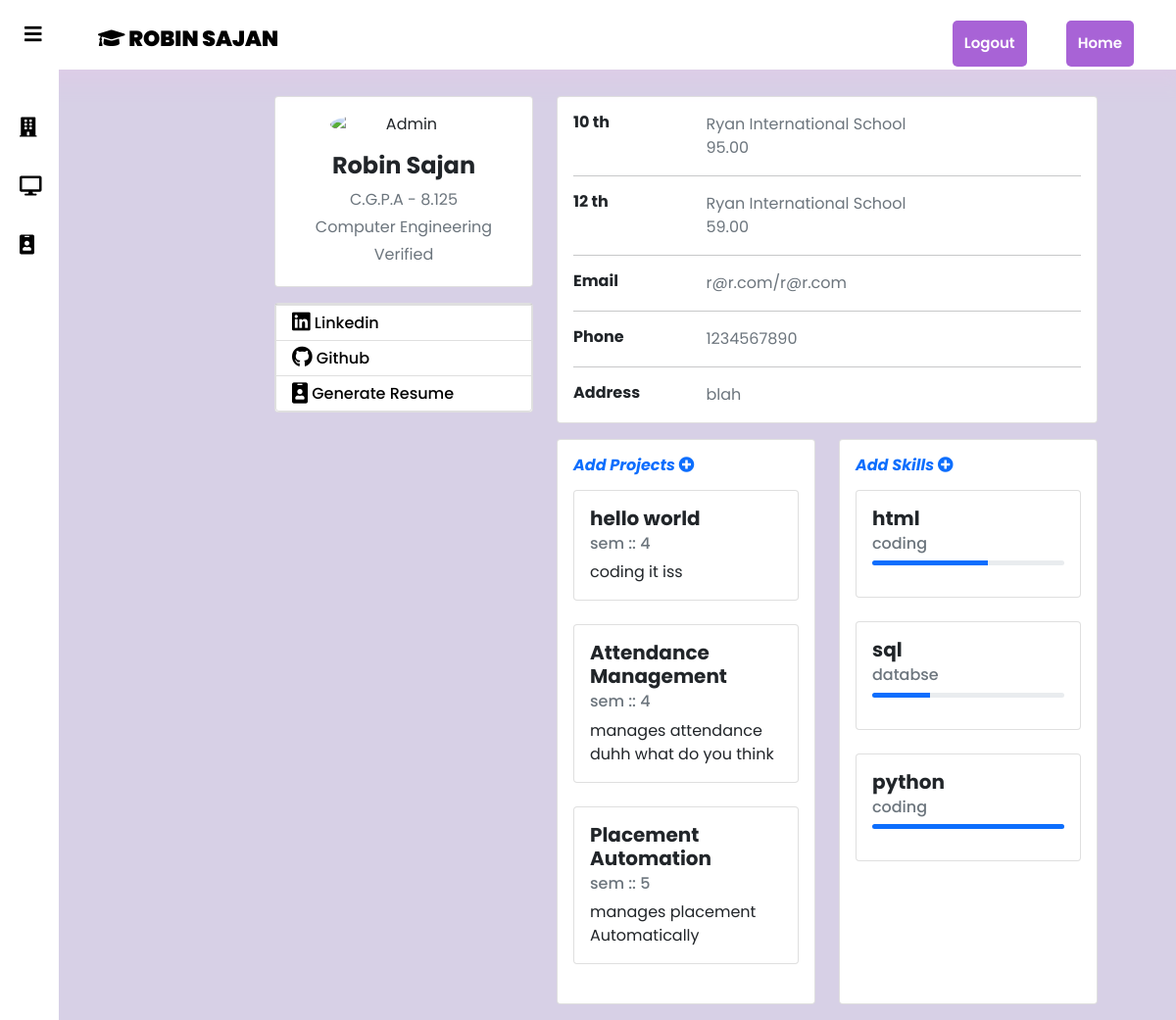
The page /student/profile/1/ (signed in) on the database its author committed.
### account/models.py (models this page shows)
class CustomUser(AbstractBaseUser, PermissionsMixin):
    email = models.EmailField(_('email address'), unique=True)
    first_name=models.CharField(max_length=50)
    last_name=models.CharField(max_length=50)
    user_type=models.CharField(max_length=100,choices=choice_list,default='student')
    is_staff = models.BooleanField(default=False)
    is_active = models.BooleanField(default=True)
    date_joined = models.DateTimeField(default=timezone.now)
    USERNAME_FIELD = 'email'
    REQUIRED_FIELDS = []
    objects = CustomUserManager()
    def __str__(self):
        return self.email

### student/models.py (models this page shows, shortened)
class StudentResume(models.Model):
    user=models.OneToOneField(get_user_model(),null=True,on_delete=models.CASCADE)
    phone_no=models.CharField(max_length=10)
    email2=models.EmailField()
    address=models.TextField()
    addmission_no=models.CharField(max_length=11,default=00000000)
    dob=models.DateField()
    gender=models.CharField(max_length=20,choices=gender_choice_list)
    branch=models.CharField(max_length=300,choices=branch_names)
    college=models.CharField(max_length=200,default="Pillai College Of Engineering")
    ssc=models.DecimalField(max_digits=5,decimal_places=2,default=0.00)
    ssc_college=models.CharField(max_length=200)
    hsc=models.DecimalField(max_digits=5,decimal_places=2,default=0.00)
    hsc_college=models.CharField(max_length=200,default="null")
    diploma=models.DecimalField(max_digits=5,decimal_places=2,default=0.00)
    diploma_college=models.CharField(max_length=200,default="null")
    sem1=models.DecimalField(max_digits=5,decimal_places=2,default=0.00,null=True)
    sem2=models.DecimalField(max_digits=5,decimal_places=2,default=0.00,null=True)
    sem3=models.DecimalField(max_digits=5,decimal_places=2,default=0.00,null=True)
    sem4=models.DecimalField(max_digits=5,decimal_places=2,default=0.00,null=True)
    sem5=models.DecimalField(max_digits=5,decimal_places=2,default=0.00,null=True)
    sem6=models.DecimalField(max_digits=5,decimal_places=2,default=0.00,null=True)
    sem7=models.DecimalField(max_digits=5,decimal_places=2,default=0.00,null=True)
    sem8=models.DecimalField(max_digits=5,decimal_places=2,default=0.00,null=True)
    attendance=models.DecimalField(max_digits=5,decimal_places=2,default=0.00)
    Backlogs=models.IntegerField(default=0.0)
    career_obj=models.TextField()
    linkden_url=models.CharField(max_length=100,null=True)
    github_url=models.CharField(max_length=100,null=True)
    is_verified=models.BooleanField(default=False)
    is_notified=models.BooleanField(default=False)

class ProjectList(models.Model):
    user=models.ForeignKey(get_user_model(),on_delete=models.CASCADE)
    project_title=models.CharField(max_length=200)
    project_description=models.TextField()
    semester=models.CharField(max_length=3, choices=semester_choice,default='3')

class SkillList(models.Model):
    user=models.ForeignKey(get_user_model(),on_delete=models.CASCADE)
    skill_name=models.CharField(max_length=125)
    skill_type=models.CharField(max_length=50)
    skill_level=models.CharField(max_length=25,choices=skill_level_list)

### student/views.py (the view)
# urls.py: path('profile/<int:key>/',Profile_view,name="student-profile"),
def Profile_view(request,key):
    User=get_user_model().objects.get(id=key)
    sd=StudentResume.objects.get(user=User)
    project_list=ProjectList.objects.filter(user=User)
    skill_list=SkillList.objects.filter(user=User)
    cgpa=int(sd.sem1)+int(sd.sem2)+int(sd.sem3)+int(sd.sem4)+int(sd.sem5)+int(sd.sem6)+int(sd.sem7)+int(sd.sem8)
    cgpa=cgpa/8
    context={
        'User':User,
        'project_list':project_list,
        'skill_list':skill_list,
        'cgpa':cgpa,
    }
    return render(request,'student/student_profile.html',context)

### student/templates/student/student_profile.html (shortened to what this page needs)
<!doctype html>
<html lang="en">
  <head>
    <link href="https://cdn.jsdelivr.net/npm/bootstrap@5.0.0-beta3/dist/css/bootstrap.min.css" rel="stylesheet">
    <link rel="stylesheet" href="https://cdnjs.cloudflare.com/ajax/libs/font-awesome/5.15.3/css/all.min.css" />
    {%load static%}
    <link rel="stylesheet" href="{% static 'student/css/student.css'%}">
    <link rel="stylesheet" href="https://cdnjs.cloudflare.com/ajax/libs/font-awesome/5.12.1/css/all.min.css">
    <link rel="stylesheet" href="https://cdn.jsdelivr.net/npm/pixeden-stroke-7-icon@1.2.3/pe-icon-7-stroke/dist/pe-icon-7-stroke.min.css">
  </head>
  <body style="font-family: 'Poppins', sans-serif;">
    <header style="z-index:1">
        <label for="check">
          <i class="fa fa-bars" aria-hidden="true" id="sidebar_btn"></i>
        </label>
        {%if request.user.is_authenticated and request.user.id == User.id%}
        <div class="left_area">
            <h3><span><i class="fa fa-graduation-cap" aria-hidden="true"></i>  {{User.first_name}} {{User.last_name}}</span></h3>
          </div>
        {%else%}
        <div class="left_area">
            <h3><span> 404</span></h3>
          </div>
        {%endif%}
        <div class="right_area">
            <a href="{% url 'back-home' %}" class="logout_btn">Home</a>
          </div>
        <div class="right_area">
          <a href="{% url 'logout' %}" class="logout_btn">Logout</a>
        </div>
    </header>
    {%if request.user.is_authenticated and request.user.id == User.id%}
    <div class="sidebar" style="z-index:1">
        <a href="{% url 'job-list-view' %}"><i class="fa fa-building" aria-hidden="true"></i><span>Jobs</span></a>
        <a id="active-link" href="#"><i class="fas fa-desktop"></i><span>Forum</span></a>
        {% if User.studentresume %}
            <a href="{% url 'edit-resume' User.studentresume.id%}"><i class="fa fa-id-badge" aria-hidden="true"></i><span>Resume</span></a>
        {%else%}
            <a href="{% url 'student-resume' %}"><i class="fa fa-id-badge" aria-hidden="true"></i><span>Resume</span></a>
        {%endif%}
        </div>
      {%if User.studentresume %}
        <br><br>
        <div class="container" style="padding: 50px 50px 0px 250px;z-index:7">
        <div class="main-body">
              <div class="row gutters-sm">
                <div class="col-md-4 mb-3">
                  <div class="card">
                    <div class="card-body">
                      <div class="d-flex flex-column align-items-center text-center">
                        <img src="https://bootdey.com/img/Content/avatar/avatar7.png" alt="Admin" class="rounded-circle" width="150">
                        <div class="mt-3">
                          <h4 style="text-transform: capitalize;"><b>{{User.first_name}} {{User.last_name}}</b></h4>
                          <p class="text-secondary mb-1">C.G.P.A - {{cgpa}}</p>
                          <p class="text-secondary mb-1">{{User.studentresume.branch}}</p>
                          {% if User.studentresume.is_verified %}
                          <p class="text-secondary mb-1">Verified</p>
                          {%else%}
                          <p class="text-secondary mb-1"> Not Verified</p>
                          {%endif%}
                        </div>
                      </div>
                    </div>
                  </div>
                  <div class="card mt-3">
                    {% if User.studentresume.linkden_url %}
                      <li class="list-group-item d-flex justify-content-between align-items-center flex-wrap">
                        <h6 class="mb-0"><a href="{{User.studentresume.linkden_url}}"  style="text-decoration: none;color:black" target="_blank"><i class="fab fa-linkedin fa-lg"></i> Linkedin </a></h6>
                      </li>
                    {%endif%}
                    {% if User.studentresume.github_url %}
                      <li class="list-group-item d-flex justify-content-between align-items-center flex-wrap">
                        <h6 class="mb-0"><a href="{{User.studentresume.github_url}}" style="text-decoration: none;color:black" target="_blank"><i class="fab fa-github fa-lg"></i> Github</a></h6>
                      </li>
                    {%endif%}
                    <li class="list-group-item d-flex justify-content-between align-items-center flex-wrap">
                      <h6 class="mb-0"><a href="{% url 'show-resume' User.studentresume.id %}" style="text-decoration: none;color:black;"><i class="fa fa-id-badge fa-lg"></i> Generate Resume</a></h6>
                    </li>
                  </div>
                </div>
                <div class="col-md-8">
                  <div class="card mb-3">
                    <div class="card-body">
                      <div class="row">
                        <div class="col-sm-3">
                          <h6 class="mb-0"><b>10 th</b></h6>
                        </div>
                        <div class="col-sm-9 text-secondary">
                          {{User.studentresume.ssc_college}}<br> {{User.studentresume.ssc}}
                        </div>
                      </div>
                      <hr>
                      {% if User.studentresume.hsc != 0.00 %}
                      <div class="row">
                        <div class="col-sm-3">
                          <h6 class="mb-0"><b>12 th</b></h6>
                        </div>
                        <div class="col-sm-9 text-secondary">
                          {{User.studentresume.hsc_college}}<br> {{User.studentresume.hsc}}
                        </div>
                      </div>
                      <hr>
                      {%endif%}
                      <div class="row">
                        <div class="col-sm-3">
                          <h6 class="mb-0"><b>Email</b></h6>
                        </div>
                        <div class="col-sm-9 text-secondary">
                          {{User}}/{{User.studentresume.email2}}
                        </div>
                      </div>
                      <hr>
                      <div class="row">
                        <div class="col-sm-3">
                          <h6 class="mb-0"><b>Phone</b></h6>
                        </div>
                        <div class="col-sm-9 text-secondary">
                          {{User.studentresume.phone_no}}
                        </div>
                      </div>
                      <hr>
                      <div class="row">
                        <div class="col-sm-3">
                          <h6 class="mb-0"><b>Address</b></h6>
                        </div>
                        <div class="col-sm-9 text-secondary">
                          {{User.studentresume.address}}
                        </div>
                      </div>
                    </div>
                  </div>
                  <div class="row gutters-sm">
                    <div class="col-sm-6 mb-3">
                      <div class="card h-100">
                        <div class="card-body">
                          <h6 class="d-flex align-items-center mb-3"><i class="material-icons text-info mr-2"><a style="text-decoration: none;" href="{% url 'add-project'%}"><b>Add Projects  <i class="fas fa-plus-circle"></i></b></a></i></h6>
                            {%for project in project_list%}
                          <div class="card" style="width: 24 rem;">
                            <div class="card-body">
                              <h5 class="card-title"><b>{{project.project_title}}</b></h5>
                              <h6 class="card-subtitle mb-2 text-muted">sem :: {{project.semester}}</h6>
                              <p class="card-text">{{project.project_description}}</p>
                            </div>
                          </div>
                          <br>
                          {%endfor%}
                        </div>
                      </div>
                    </div>
                    <div class="col-sm-6 mb-3">
                      <div class="card h-100">
                        <div class="card-body">
                          <h6 class="d-flex align-items-center mb-3"><i class="material-icons text-info mr-2"><a style="text-decoration: none;" href="{% url 'add-skills'%}"><b>Add Skills  <i class="fas fa-plus-circle"></i></b></a></i></h6>
                          {%for skill in skill_list%}
                          <div class="card" style="width: 22 rem;">
                            <div class="card-body">
                              <h5 class="card-title"><b>{{skill.skill_name}}</b></h5>
                              <h6 class="card-subtitle mb-2 text-muted">{{skill.skill_type}}</h6>
                                <div class="progress mb-3" style="height: 5px">
                                {%if skill.skill_level == "Basic" %}
                                  <div class="progress-bar bg-primary" role="progressbar" style="width: 30%" aria-valuenow="30" aria-valuemin="0" aria-valuemax="100"></div>
                                {%elif skill.skill_level == "InterMediate" %}
                                <div class="progress-bar bg-primary" role="progressbar" style="width: 60%" aria-valuenow="60" aria-valuemin="0" aria-valuemax="100"></div>
                                {%else%}
                                <div class="progress-bar bg-primary" role="progressbar" style="width: 100%" aria-valuenow="100" aria-valuemin="0" aria-valuemax="100"></div>
                                {%endif%}
                                </div>
                            </div>
                          </div>
                          <br>
                          {%endfor%}
                        </div>
                      </div>
                    </div>
                  </div>
                </div>
              </div>
            </div>
        </div>
      {%else%}
        <div style="padding: 100px; font-size:larger;" >
        <h2>Profile Not Available</h2>
        <p>Resume Not Created</p>
        </div>
      {%endif%}
    {%else%}
    <div style="padding: 100px; font-size:larger;" >
        <h2>This Page Isnt Available</h2>
        <p>The requested URL was not found on the server. If you entered the URL manually please check your spelling and try again.</p>
      </div>
    {%endif%}
  </body>
</html>

### static/student/css/student.css (style rules this page uses)
body { margin: 0; padding: 0; font-family: 'Poppins', sans-serif; background: #d7d0e6; }
header { position: fixed; background: #fff; padding: 3px; width: 100%; box-shadow: 1px 1px 20px 10px #ddcce7; }
.left_area h3 { position: fixed; color: rgb(58, 54, 54); margin: 0; text-transform: uppercase; font-size: 22px; font-weight: 900; left : 100px; }
.left_area span { color: #000; }
.logout_btn { padding: 12px; background: #a863d6; text-decoration: none; float: right; float: top; margin-top: -6px; margin-right: 40px; border-radius: 5px; font-size: 15px; font-weight: 600; color: #fff; transition: 0.5s; transition-property: background; }
.sidebar { background: #fff; margin-top: 70px; padding-top: 30px; position: fixed; left: 0; width: 250px; height: 100%; transition: 0.5s; transition-property: left; }
.sidebar a { color: #000; display: block; width: 100%; line-height: 60px; text-decoration: none; padding-left: 40px; box-sizing: border-box; transition: 0.5s; transition-property: background; }
.sidebar i { padding-right: 10px; }
label #sidebar_btn { z-index: 1; color: #000; position: fixed; cursor: pointer; left: 20px; font-size: 20px; margin: 5px ; transition: 0.8s; transition-property: color; }
#check:checked ~ .sidebar { left: -190px; }
#check:checked ~ .sidebar a { font-size: 20px; margin-left: 170px; width: 80px; }

### rows shown on the page
CustomUser: first_name "ROBIN", last_name "SAJAN", first_name "Robin", last_name "Sajan", studentresume.branch "Computer Engineering", studentresume.ssc_college "Ryan International School", studentresume.ssc "95.00", studentresume.hsc_college "Ryan International School", studentresume.hsc "59.00", email "r@r.com", studentresume.email2 "r@r.com", studentresume.phone_no "1234567890", studentresume.address "blah"
ProjectList: project_title "hello world", semester "4", project_description "coding it iss"
ProjectList: project_title "Attendance Management", semester "4", project_description "manages attendance duhh what do you think"
ProjectList: project_title "Placement Automation", semester "5", project_description "manages placement Automatically"
SkillList: skill_name "html", skill_type "coding"
SkillList: skill_name "sql", skill_type "databse"
SkillList: skill_name "python", skill_type "coding"

### other values the page prints
{{ cgpa }} "8.125"
